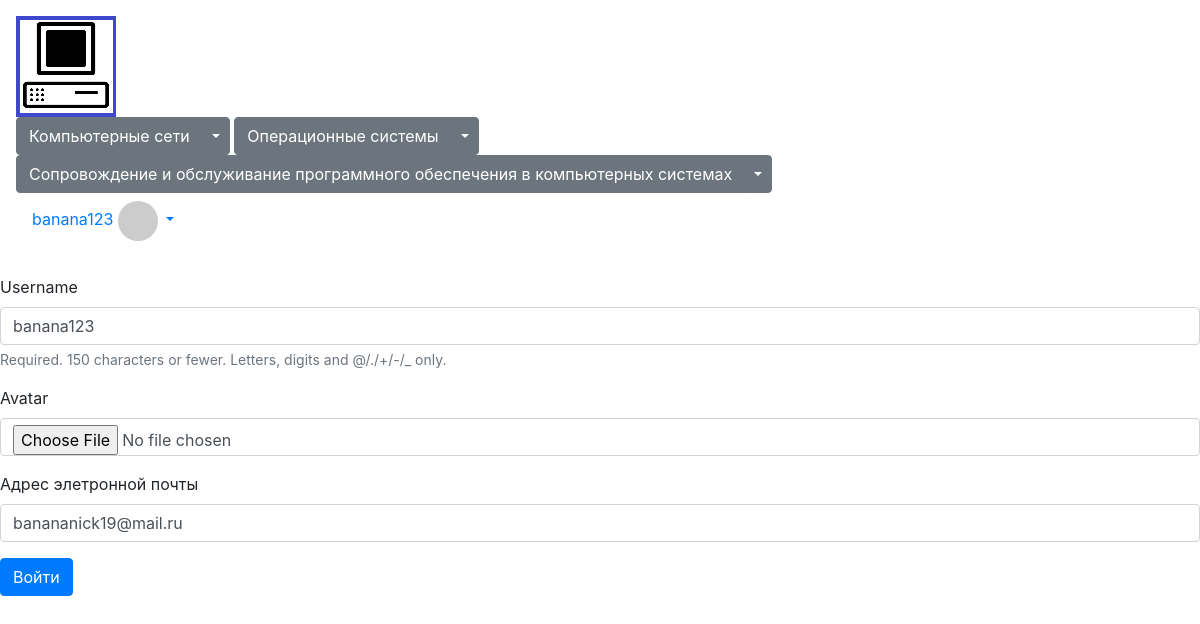
The app's page /home/change/ (signed in) with its own data.
### main/models.py (models this page shows, shortened)
class PrimaryCategory(models.Model):
    label = models.CharField(max_length=100, null=True, blank=True, verbose_name='')
    slug = models.CharField(max_length=100, null=True, blank=True, verbose_name='')
    class Meta:
        verbose_name = 'Категория'
        verbose_name_plural = 'Категорий'

class User(AbstractUser):
    avatar = models.ImageField(blank=True, upload_to='img/avatars')
    class Meta:
        verbose_name = 'Поьзователь'
        verbose_name_plural = 'Пользователи'

### main/views.py (the view)
# urls.py: path('home/change/', ChangeUserInfoView.as_view(), name='home_change'),
class ChangeUserInfoView(SuccessMessageMixin, LoginRequiredMixin, UpdateView):
    model = User
    template_name = 'main/change_user_info.html'
    form_class = ChangeUserInfoForm
    success_url = reverse_lazy('home')
    success_message = 'Личные данные пользователя изменены'
    def dispatch(self, request, *args, **kwargs):
        self.user_id = request.user.pk
        return super().dispatch(request, *args, **kwargs)
    def get_object(self, queryset=None):
        if not queryset:
            queryset = self.get_queryset()
        return get_object_or_404(queryset, pk=self.user_id)

### main/forms.py
class ChangeUserInfoForm(forms.ModelForm):
	email = forms.EmailField(required=True, label='Адрес элетронной почты')
	class Meta:
		model = User
		fields = ['username', 'avatar', 'email']

### main/templatetags/custom_tags.py (called while the page is built)
@register.filter
def gravatar_url(email, size=40):
    default = "https://example.com/static/images/defaultavatar.jpg"
    return "https://www.gravatar.com/avatar/{}?{}".format(hashlib.md5(email.lower().encode('utf-8')).hexdigest(), urllib.parse.urlencode({'d': default, 's': str(size)}))

### main/templates/main/change_user_info.html (shortened to what this page needs)
{% extends 'layout/base.html' %}
{% load bootstrap4 %}
{% block content %}
    <form method="POST">
        {% bootstrap_form form %}
        {% bootstrap_button button_type='submit' content='Войти' %}
    </form>
{% endblock %}

### main/templates/layout/base.html (shortened to what this page needs)
{% load bootstrap4 %}
{% load static %}
{% load custom_tags %}
<!DOCTYPE html>
<html lang="en">
<head>
    {% bootstrap_css %}
    <link rel="stylesheet" href="{% static 'css/style.css' %}?ver={% now '%f' %}">
</head>
<body>
    <div class="header p-3">
        <img src="{% static 'img/site/logo.png' %}" alt="" class="logo">
        <nav class="navigation d-inline-block">
            {% for category in primary_categories %}
                <div class="btn-group">
                    <a href="{% url 'articles_by_category' category.slug %}" class="btn btn-secondary">{{ category.label }}</a>
                    <button type="button" class="btn btn-secondary dropdown-toggle dropdown-toggle-split" data-toggle="dropdown" aria-haspopup="true" aria-expanded="false">
                    </button>
                </div>
            {% endfor %}
        </nav>
        {%  if user.is_authenticated %}
            <div class="user-menu">
                <ul class="col nav justify-content-end">
				<li class="nav-item dropdown">
					<a href="{% url 'home' %}" class="nav-link dropdown-toggle" data-toggle='dropdown' role='button' aria-haspopup='true' aria-expanded='false'>
						{{ user.username }}
                        {% if user.avatar %}
						    <img src="{{ user.avatar.url }}" alt="" class="user-avatar rounded-circle" width="40" height="40">
                        {% else %}
                            <img src="{{ user.email|gravatar_url:40 }}" height="40" width="40" class="rounded-circle">
                        {% endif %}
					</a>
				</li>
			</ul>
            </div>
        {% else %}
            <div class="sing">
                <span class="sing-in"><a href="{% url 'login' %}" class="link">Войти</a></span>
                <span class="sing-up"><a href="{% url 'sing_up' %}" class="link">Зарегистрироваться</a></span>
            </div>
        {% endif %}
    </div>
    <div class="site-content">
        {% block content %}{% endblock %}
    </div>
</body>
</html>

### main/static/css/style.css (style rules this page uses)
* { box-sizing: border-box; }
.header { display: flex; flex-flow: row wrap; justify-content: space-between; }
.site-content { max-width: 1280px; margin: 10px auto; }

### records on screen
PrimaryCategory: label "Компьютерные сети"
PrimaryCategory: label "Операционные системы"
PrimaryCategory: label "Сопровождение и обслуживание программного обеспечения в компьютерных системах"
User: username "banana123", email "banananick19@mail.ru"
